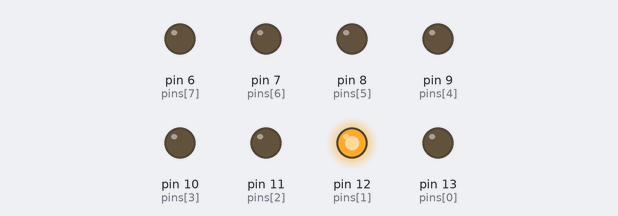
Bench run of a sketch on a simulated Arduino Uno, built with avr-gcc and run on an emulated ATmega328P. On the bench: output pins drawn as LEDs (lit = HIGH).

Above: at 0.12 s.
At 0.68 s:
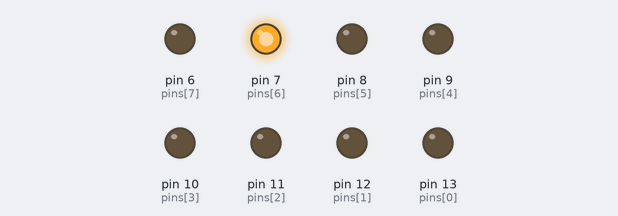
At 1.0 s:
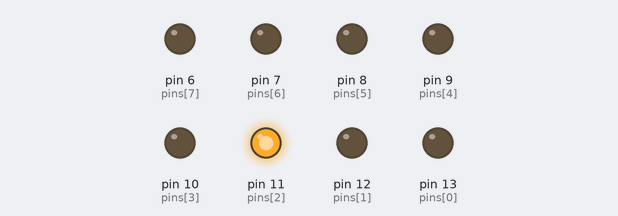
At 1.48 s:
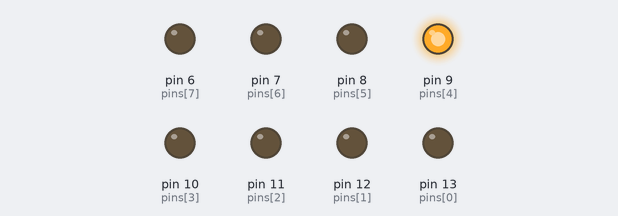
At 2.28 s:
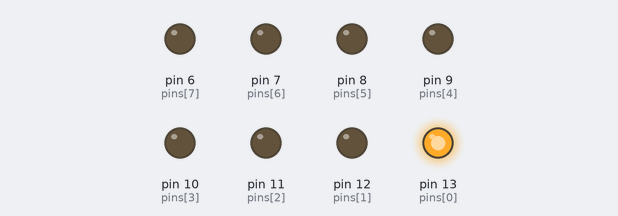
At 3.0 s:
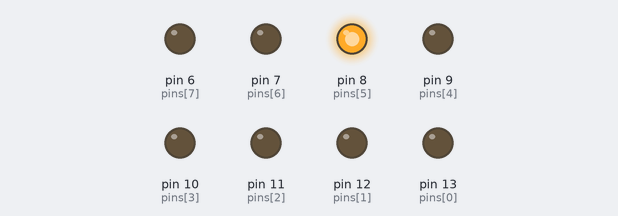
Timing chart, 0 to 3.3 s (numbered marks = the images above):
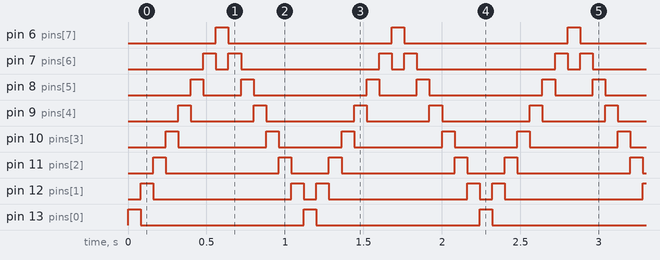

The sketch:

mec550-02.ino
```cpp
int pins[] = {13, 12, 11, 10, 9, 8, 7, 6};

int delayTime = 80;

void setup() {
  for (int i = 0; i < 8; ++i) {
    pinMode(pins[i], OUTPUT);
  }
  digitalWrite(pins[0], HIGH);
  digitalWrite(pins[1], LOW);
  delay(delayTime);
}

void loop() {
  for (int i = 1; i < 8; ++i) {
    digitalWrite(pins[i - 1], LOW);
    digitalWrite(pins[i], HIGH);
    delay(delayTime);
  }

  for (int i = 6; i >= 0; --i) {
    digitalWrite(pins[i + 1], LOW);
    digitalWrite(pins[i], HIGH);
    delay(delayTime);
  }
}
```

Measured:
- by itself, pin 6 (pins[7]), pin 13 (pins[0]): alternates HIGH for 0.08 s and LOW for 1.0 s
- by itself, pin 7 (pins[6]): repeats every 1.1 s: LOW 0.08 s, HIGH 0.08 s, LOW 0.88 s, HIGH 0.08 s
- by itself, pin 8 (pins[5]): repeats every 1.1 s: LOW 0.24 s, HIGH 0.08 s, LOW 0.72 s, HIGH 0.08 s
- by itself, pin 9 (pins[4]): repeats every 1.1 s: LOW 0.40 s, HIGH 0.08 s, LOW 0.56 s, HIGH 0.08 s
- by itself, pin 10 (pins[3]): repeats every 1.1 s: LOW 0.56 s, HIGH 0.08 s, LOW 0.40 s, HIGH 0.08 s
- by itself, pin 11 (pins[2]): repeats every 1.1 s: LOW 0.72 s, HIGH 0.08 s, LOW 0.24 s, HIGH 0.08 s
- by itself, pin 12 (pins[1]): repeats every 1.1 s: LOW 0.88 s, HIGH 0.08 s, LOW 0.08 s, HIGH 0.08 s
